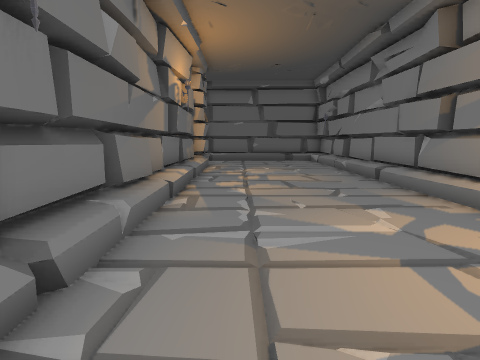
view 1 (above)

24 first-person views from a walk through a 3-D level made in the Unity game engine. The camera is 1.4 m above the floor, tilts 8° down and sees 80° across. The floor is counted in squares, 1 m on a side. Each view is taken from the middle of a square. On the plan, view 1 faces up. The plan holds only what a view shows up to about 14 squares ahead; the rest is blank. The place goes on beyond the plan. The player is left out.

view 2
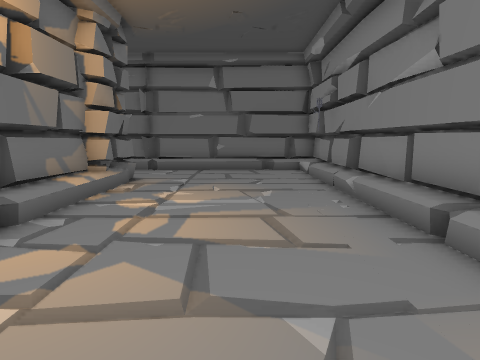

view 3
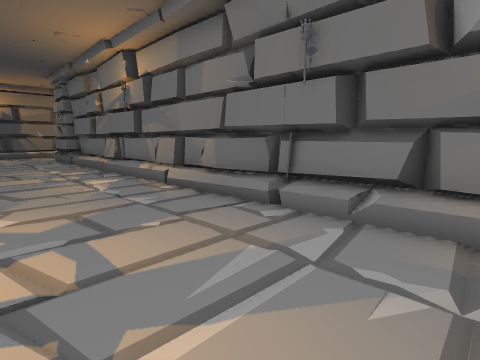

view 4
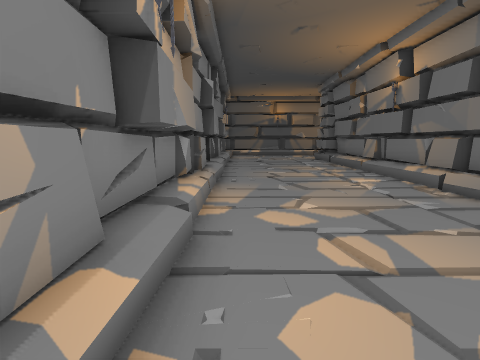

view 5
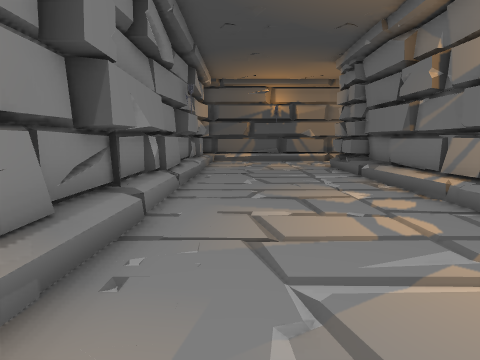

view 6
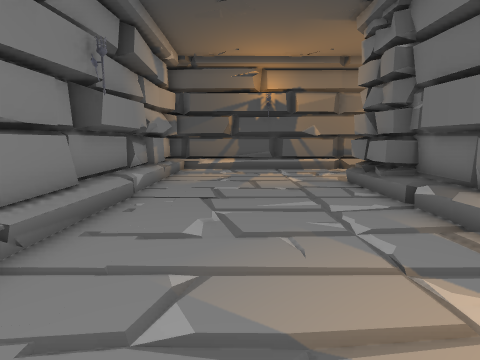

view 7
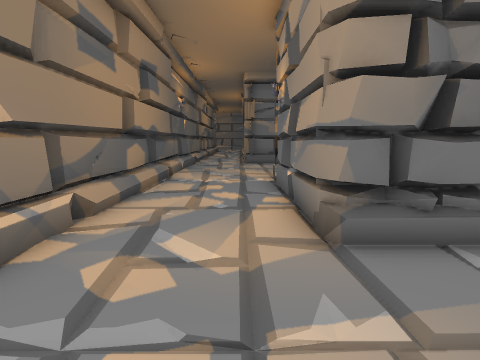

view 8
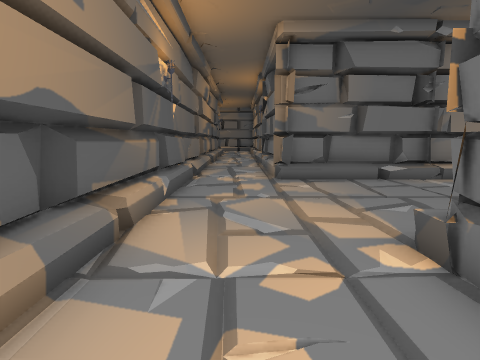

view 9
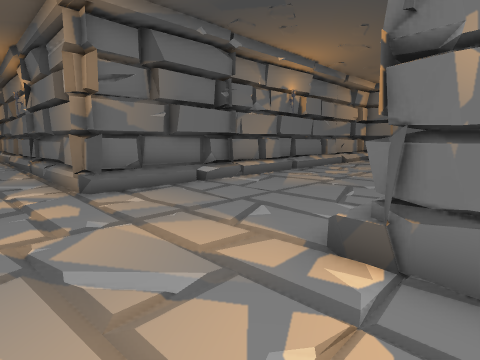

view 10
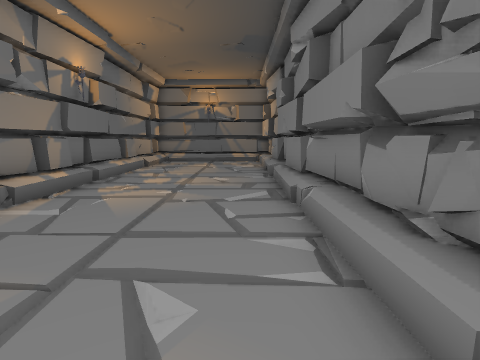

view 11
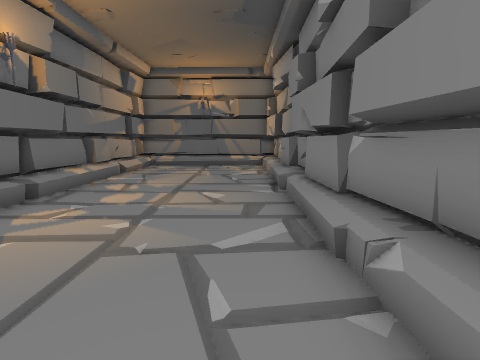

view 12
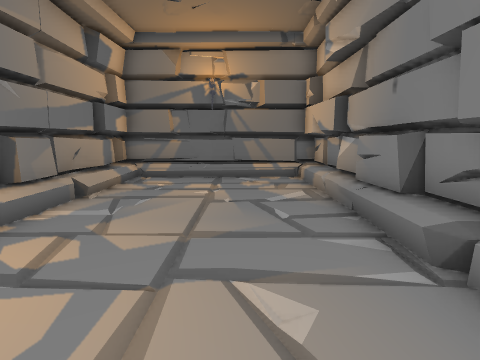

view 13
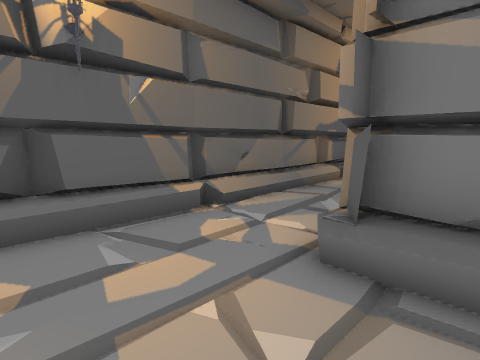

view 14
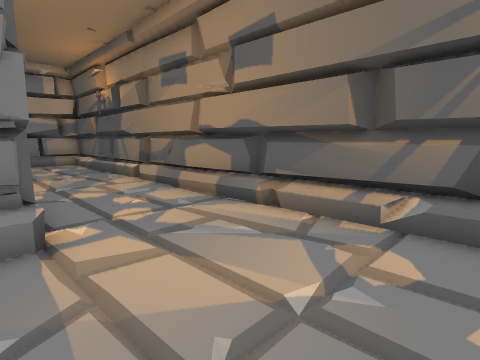

view 15
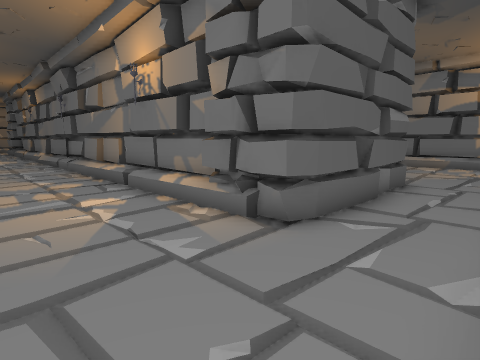

view 16
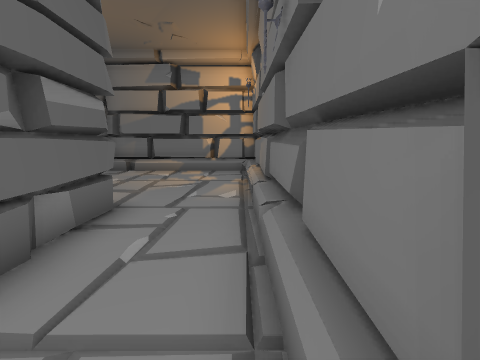

view 17
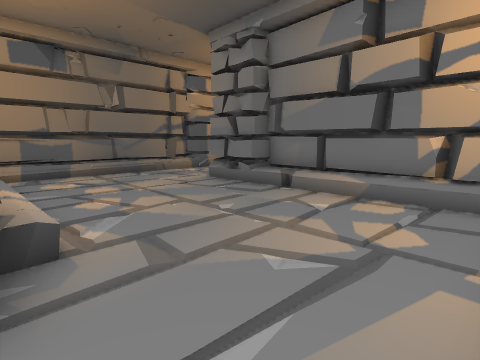

view 18
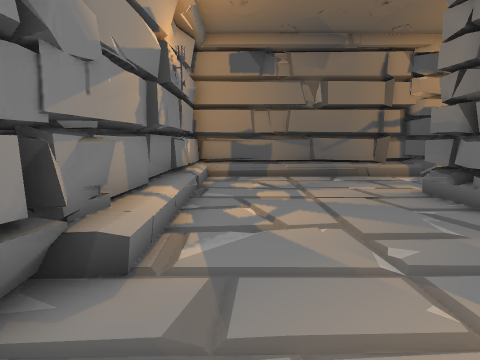

view 19
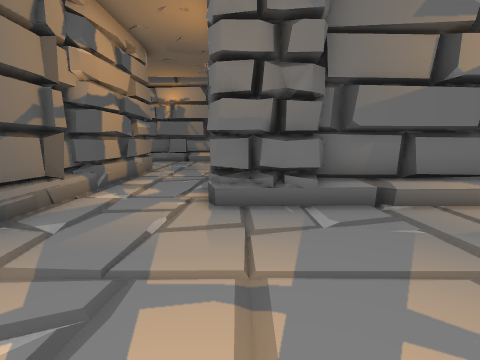

view 20
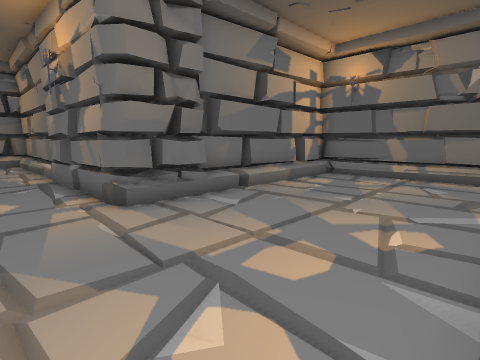

view 21
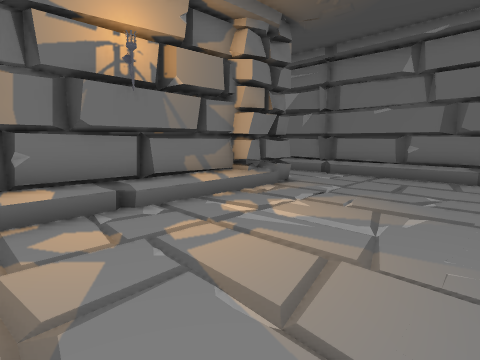

view 22
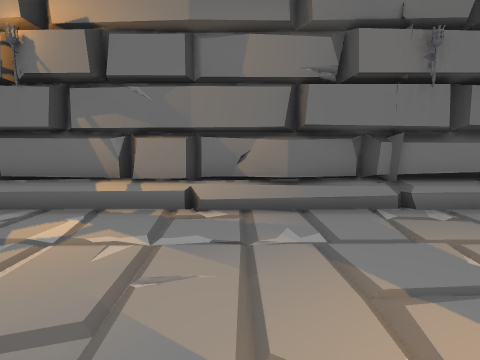

view 23
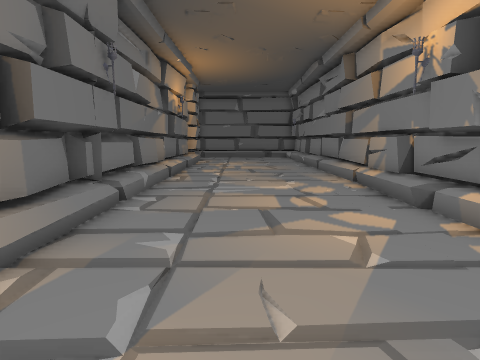

view 24
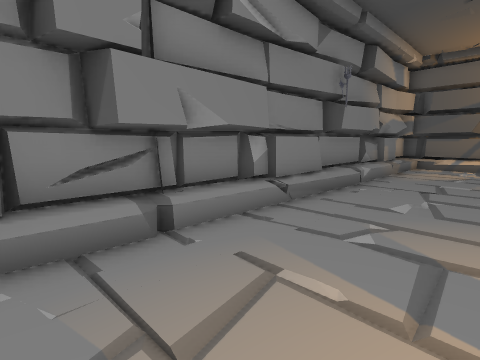

### Floor plan
Key: @ floor where view 1 was taken; # wall or solid block; . main floor; : floor 0.5 m higher than the main floor; / step, stairs or slope; O other object.
Columns run from 21 left of view 1 to 6 right of it. Each row starts with its distance up from view 1.
 20       #####################
 19      ###..................#
 18      ##...................#
 17      #O...................#
 16      ##......OOOOOOO......#
 15      ##...../O     #......##
 14      ##...../#    O#......:#
 13      OO...../#    ##....../#
 12       O...../#    ##......:#
 11 O    #O...../#    ##......:#
 10 .OOOOO....../#    ##....../#
  9 ............/#    ##......##
  8 .............#    ##......##
  7 OOOOO#########     #......#
  6     O##            #......#
  5                    #......#
  4                    #......##
  3       #           ##......O#
  2      #########    ##......O#
  1      ##......#    ##......##
  0       #......#    ##.@....##
 -1       #......#    ##......#
 -2      ##...../#    ##......#
 -3      ##...../#    ##......#
 -4      #O...../#    ##......##
 -5      ##...../#    ##......O#
 -6      ##...../#     #......##
 -7       #...../#     #......##
 -8       #...../#     #......#
 -9       #...../#     #......#
-10       #..... #     #......##
-11       #.....##    ##......##
-12      ##......#    ##......##
-13      ##.....##    O#......##
-14      #/.....#O    #O......##
-15      #/.....#O     O......#
-16     ##/......OOOOOOO......#
-17 ######....................#
-18 ..........................#
-19 ..........................#
-20 ###########################

Where each view was taken, in squares from view 1:
view 1: 0 up, 0 right, facing up
view 2: 6 up, 2 right, facing up
view 3: 6 up, 3 right, facing down-left
view 4: 6 up, 4 right, facing down
view 5: 1 down, 3 right, facing down
view 6: 6 down, 2 right, facing down
view 7: 17 down, 2 right, facing left
view 8: 18 down, 5 left, facing left
view 9: 19 down, 7 left, facing up-left
view 10: 17 down, 10 left, facing up
view 11: 14 down, 10 left, facing up
view 12: 9 down, 11 left, facing up
view 13: 15 down, 12 left, facing down-left
view 14: 15 down, 13 left, facing down-right
view 15: 19 up, 2 right, facing down-left
view 16: 19 up, 2 left, facing left
view 17: 19 up, 8 left, facing down-left
view 18: 18 up, 10 left, facing down
view 19: 11 up, 9 left, facing left
view 20: 8 up, 9 left, facing up-left
view 21: 8 up, 4 right, facing up-left
view 22: 1 down, 4 right, facing left
view 23: 4 down, 1 right, facing up
view 24: 4 down, 1 right, facing down-right
